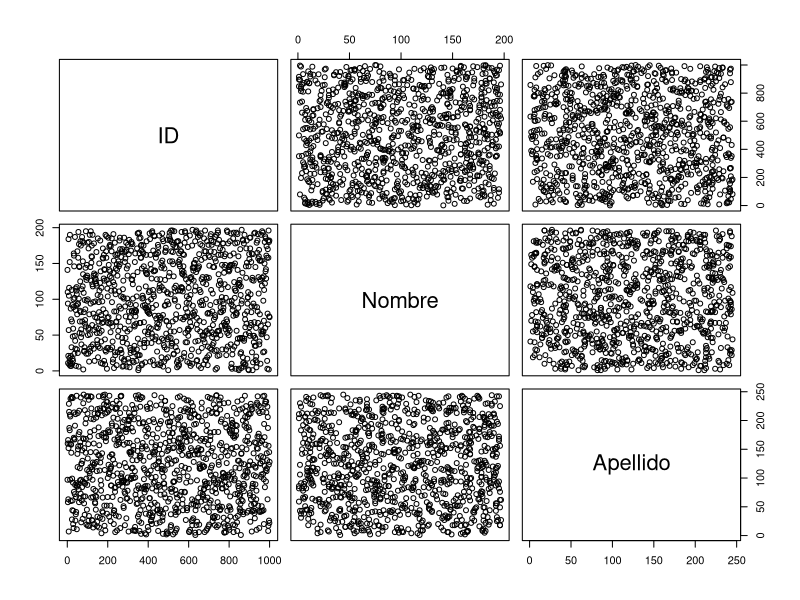

Write R code to recreate this figure. (Note: this script raises an error after producing the figure.)
# *------------------------------------------------------------------
# | PROGRAM NAME:R CHART
# | DATE: 19/01/17
# | CREATED BY: SCARLETT ITZEL OROPEZA CRUZ
# *------------------------------------------------------------------
# | PURPOSE: TEST AND PRACTICE CHARTS IN R LANGUAGE
# |
# *------------------------------------------------------------------

# IMPORT CSV FILE
data1 <- read.csv(file="data.csv",head=TRUE, sep=",")
data1
plot(data1)
plot(data1$ID,data1$Nombre)
plot(data1$Nombre)
plot(data1)
plot(data1$Apellido)
plot(data1$ID)
plot(data1)
save.image("C:\\Users\\itzel\\Desktop\\GraficaR.RData")
